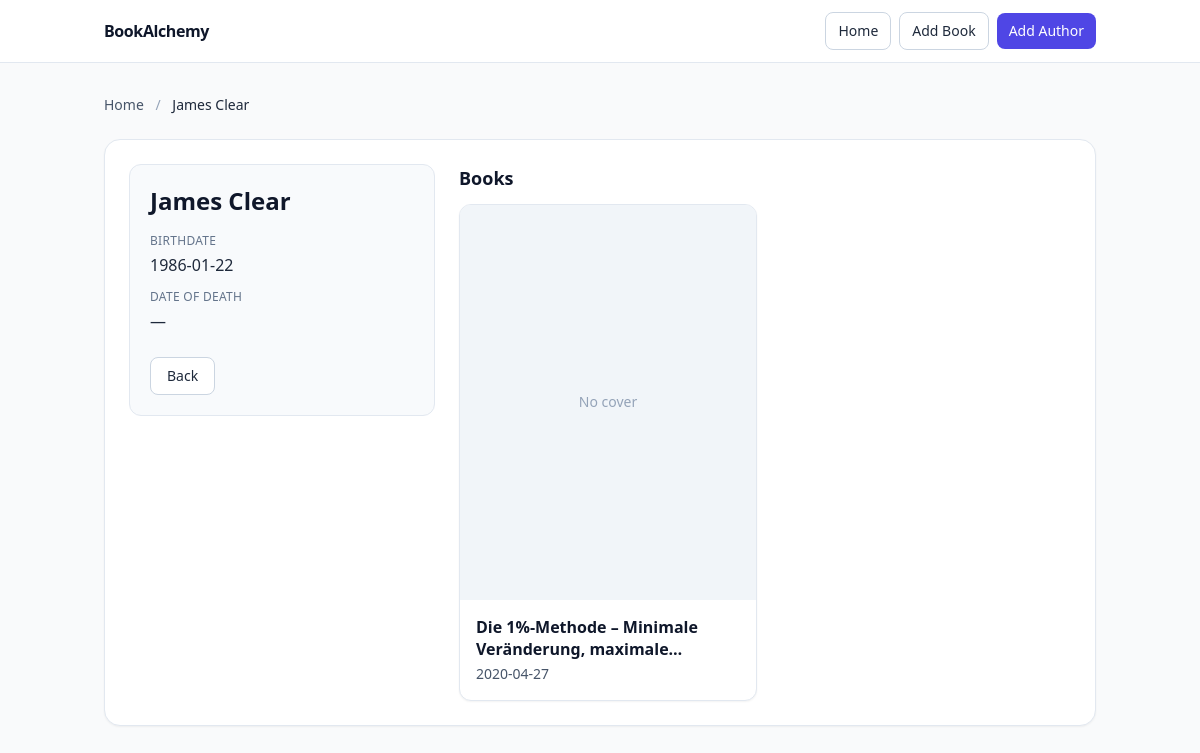
Page /author/5 on the committed database.
### data_models.py (models this page shows, shortened)
class Author(db.Model):
    __tablename__ = 'authors'
    id: Mapped[int] = mapped_column(Integer, primary_key=True, autoincrement=True)
    name: Mapped[str] = mapped_column(String)
    birth_date: Mapped[DateTime] = mapped_column(DateTime)
    date_of_death: Mapped[DateTime] = mapped_column(DateTime, nullable=True)
    books: Mapped[List['Book']] = relationship(back_populates="author")

class Book(db.Model):
    __tablename__ = 'books'
    id: Mapped[int] = mapped_column(Integer, primary_key=True, autoincrement=True)
    isbn: Mapped[str] = mapped_column(String)
    title: Mapped[str] = mapped_column(String)
    publication_year: Mapped[DateTime] = mapped_column(DateTime)
    author_id: Mapped[int] = mapped_column(ForeignKey("authors.id"))
    author: Mapped['Author'] = relationship(back_populates='books')

### app.py (the view)
@app.route('/author/<int:author_id>')
def author_detail(author_id: int):
    author = db.one_or_404(
        db.select(Author).filter(Author.id == author_id)
    )
    return render_template("author_detail.html", author=author)

### templates/author_detail.html (shortened to what this page needs)
<!DOCTYPE html>
<html lang="en">
  <head>
    <script src="https://cdn.tailwindcss.com"></script>
  </head>
  <body class="min-h-screen bg-gray-50 text-slate-800">
    <header class="bg-white/90 backdrop-blur border-b border-slate-200 sticky top-0 z-40">
      <div class="max-w-5xl mx-auto px-4 py-3 flex items-center justify-between">
        <a href="{{ url_for('home') }}" class="font-semibold tracking-tight text-slate-900">BookAlchemy</a>
        <nav class="flex items-center gap-2">
          <a href="{{ url_for('home') }}" class="inline-flex items-center rounded-lg border border-slate-300 bg-white px-3 py-2 text-sm hover:bg-slate-50">Home</a>
          <a href="{{ url_for('add_book') }}" class="inline-flex items-center rounded-lg border border-slate-300 bg-white px-3 py-2 text-sm hover:bg-slate-50">Add Book</a>
          <a href="{{ url_for('add_author') }}" class="inline-flex items-center rounded-lg bg-indigo-600 px-3 py-2 text-sm font-medium text-white hover:bg-indigo-700">Add Author</a>
        </nav>
      </div>
    </header>
    <main class="max-w-5xl mx-auto px-4 py-8">
      <nav class="mb-6 text-sm text-slate-600">
        <a href="{{ url_for('home') }}" class="hover:underline">Home</a>
        <span class="mx-2 text-slate-400">/</span>
        <span class="font-medium text-slate-800">{{ author.name }}</span>
      </nav>
      <section class="rounded-2xl border border-slate-200 bg-white shadow-sm p-6">
        <div class="flex flex-col gap-6 lg:flex-row lg:items-start">
          <div class="w-full lg:w-1/3">
            <div class="rounded-xl border border-slate-200 bg-slate-50 p-5">
              <h1 class="text-2xl font-semibold text-slate-900">{{ author.name }}</h1>
              <dl class="mt-4 space-y-3">
                <div>
                  <dt class="text-xs uppercase tracking-wide text-slate-500">Birthdate</dt>
                  <dd class="mt-1 text-slate-800">
                    {{ author.birth_date.strftime('%Y-%m-%d') if author.birth_date else '—' }}
                  </dd>
                </div>
                <div>
                  <dt class="text-xs uppercase tracking-wide text-slate-500">Date of Death</dt>
                  <dd class="mt-1 text-slate-800">
                    {{ author.date_of_death.strftime('%Y-%m-%d') if author.date_of_death else '—' }}
                  </dd>
                </div>
              </dl>
              <div class="mt-6">
                <a href="{{ url_for('home') }}" class="inline-flex items-center rounded-lg border border-slate-300 bg-white px-4 py-2 text-sm hover:bg-slate-50">Back</a>
              </div>
            </div>
          </div>
          <div class="w-full lg:w-2/3">
            <h2 class="text-lg font-semibold text-slate-900">Books</h2>
            <div class="mt-3 grid gap-4 sm:grid-cols-2">
              {% if author.books %}
                {% for book in author.books %}
                  <article class="rounded-xl border border-slate-200 bg-white shadow-sm overflow-hidden">
                    <div class="aspect-[3/4] bg-slate-100">
                    </div>
                    <div class="p-4">
                      <h3 class="text-base font-semibold leading-snug text-slate-900 line-clamp-2">
                        <a href="{{ url_for('book_detail', book_id=book.id) }}" class="hover:underline">{{ book.title }}</a>
                      </h3>
                      <p class="mt-1 text-sm text-slate-600">
                        {{ book.publication_year.strftime('%Y-%m-%d') if book.publication_year else '—' }}
                      </p>
                    </div>
                  </article>
                {% endfor %}
              {% else %}
                <div class="rounded-xl border border-amber-200 bg-amber-50 px-4 py-3 text-amber-900">
                  No books found for this author.
                </div>
              {% endif %}
            </div>
          </div>
        </div>
      </section>
    </main>
  </body>
</html>

### rows in the picture
Author: name "James Clear", birth_date "1986-01-22", date_of_death "—"
Book: title "Die 1%-Methode – Minimale Veränderung,…", publication_year "2020-04-27"
